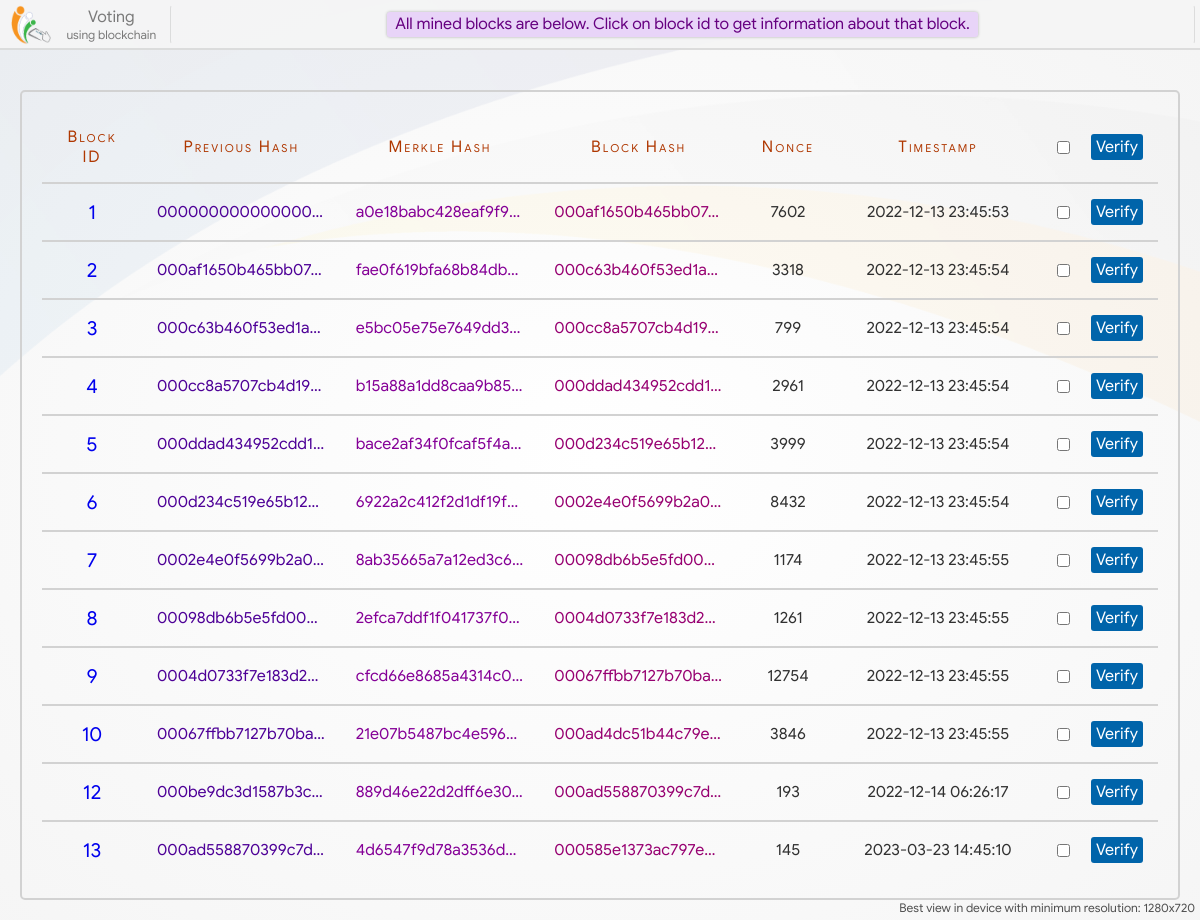
Before: /blockchain/ with the older database file.
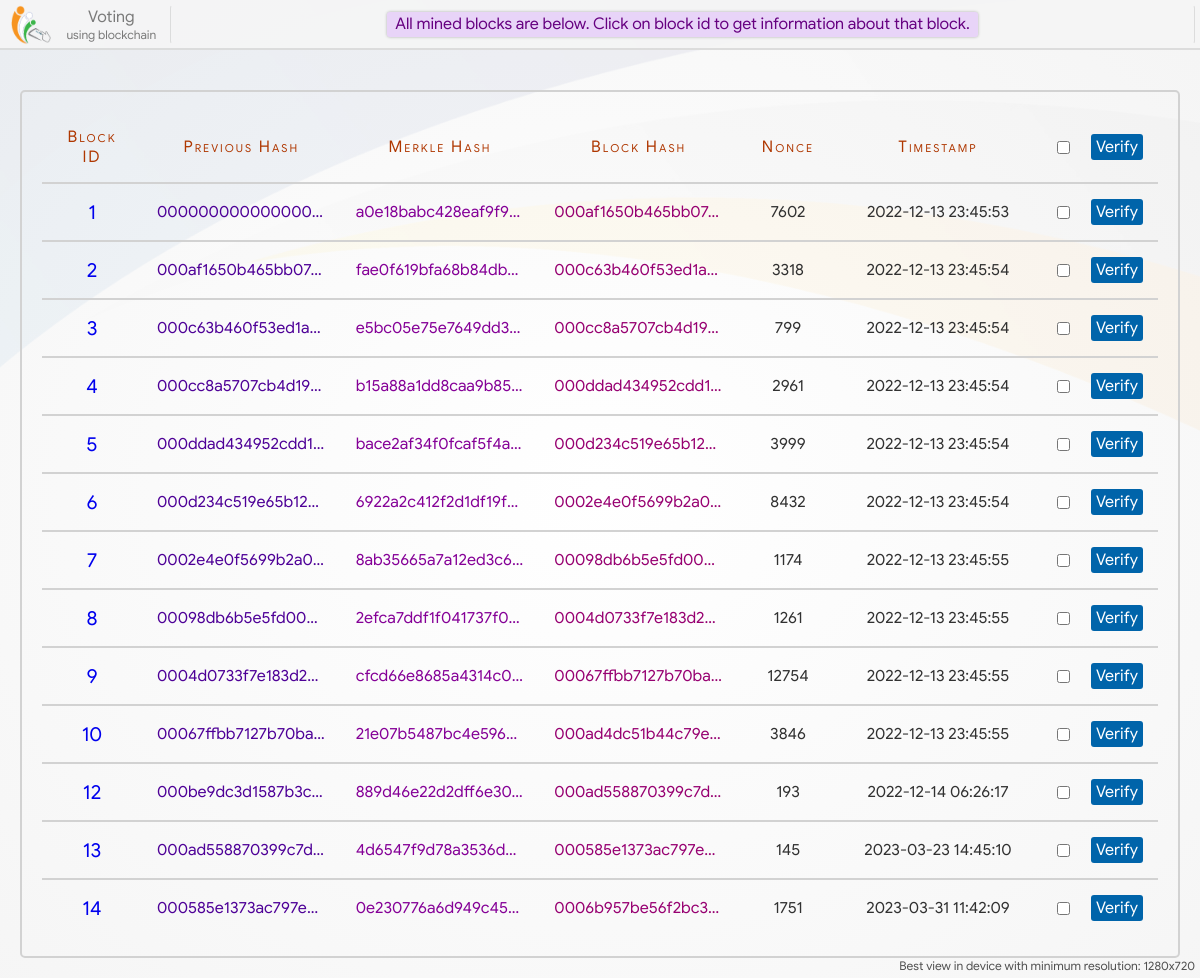
After: the same page with the newer database file.
### home/models.py (models this page shows)
class Block(models.Model):
    prev_hash = models.CharField(max_length=100, blank=True)
    merkle_hash = models.CharField(max_length=100, blank=True)
    this_hash = models.CharField(max_length=100, blank=True)
    nonce = models.IntegerField(null=True)
    timestamp = models.DateTimeField()

### home/views.py (the view)
# urls.py: path('blockchain/', views.blockchain, name='blockchain'),
def blockchain(request):
    blocks = Block.objects.all()
    return render(request, 'blockchain.html', {'blocks':blocks})

### home/templates/blockchain.html (shortened to what this page needs)
{% extends 'base.html' %}
{% load static %}
{% block head %}
    <link rel="stylesheet" type="text/css" href="{% static 'css/blockchain.css' %}">
{% endblock %}
{% block main_content %}
<div class="blocks">
    <table class="mine-block-result">
        <tr class="table-header">
            <td>Block ID</td>
            <td>Previous Hash</td>
            <td>Merkle Hash</td>
            <td>Block Hash</td>
            <td>Nonce</td>
            <td>Timestamp</td>
            <td> <div class="verify-button" title="Click to verify selected Blocks"> <input type="checkbox" onchange="verifySelect(this)"> <span onclick="verifyBlock(this)">Verify</span> </div> </td>
        </tr>
        {% if blocks %}
        {% for block in blocks %}
        <tr id="{{ block.id }}">
            <td> <a class="block-info-link" href="/block-info/?id={{block.id}}"> {{ block.id }} </a> </td>
            <td title="{{ block.prev_hash }}" style="color: rgb(78, 0, 151);">{{ block.prev_hash }}</td>
            <td title="{{ block.merkle_hash }}" style="color: rgb(133, 0, 151);">{{ block.merkle_hash }}</td>
            <td title="{{ block.this_hash }}" style="color: rgb(151, 0, 113);">{{ block.this_hash }}</td>
            <td>{{ block.nonce }}</td>
            <td>{{ block.timestamp|date:"Y-m-d" }} {{ block.timestamp|time:"H:i:s" }}</td>
            <td> <div class="verify-button" title="Click to verify this Block"> <input type="checkbox" onchange="verifySelect(this)"> <span onclick="verifyBlock(this)">Verify</span> </div> </td>
        </tr>
        {% endfor %}
        {% else %}
        <tr>
            <td colspan="7">No Blocks</td>
        </tr>
        {% endif %}
    </table>
</div>
{% endblock %}

### home/templates/base.html (shortened to what this page needs)
{% load static %}
<!DOCTYPE html>
<html lang="en">
<head>
    <link rel="stylesheet" type="text/css" href="{% static 'css/animations.css' %}">
    <link rel="stylesheet" type="text/css" href="{% static 'css/loading.css' %}">
    <link rel="stylesheet" type="text/css" href="{% static 'css/base.css' %}">
    <link rel="stylesheet" type="text/css" href="{% static 'css/home.css' %}">
    <link rel="stylesheet" type="text/css" href="{% static 'css/candidate-profile.css' %}">
    <link rel="stylesheet" type="text/css" href="{% static 'css/voting.css' %}">
    <link rel="stylesheet" type="text/css" href="{% static 'css/final-status.css' %}">
    {% block head %}{% endblock %}
</head>
<body>
    <div class="gradient"></div>
    <div class="main-content">
        {% block main_content %}{% endblock %}
    </div>
    <div class="header">
            <div class="logo" title="Navigation Bar">
                <img style="height: 40px; width: 40px; margin: auto;" src="{% static 'images/logo.png' %}">
                <div class="logo-text">
                    <span class="logo-text" style="font-size: 16px;">Voting</span>
                    <span class="logo-text" style="font-size: 12px;">using blockchain</span>
                </div>
            </div>
            <div class="status-box">
            </div>
    </div>
    <div class="view-msg">Best view in device with minimum resolution: 1280x720</div>
</body>
</html>

### home/static/css/base.css (style rules this page uses)
* { box-sizing: border-box; font-family: calibri; font-size: 20px; }
a { text-decoration: none; }
html, body { display: flex; padding: 0; margin: 0; width: 100%; min-height: 100%; }
body { display: flex; flex-direction: column; background: url('../images/vote-bg.jpg'); background-position: center; background-repeat: no-repeat; background-size: cover; background-attachment: fixed; }
.gradient { position: fixed; top: 0; left: 0; height: 100%; width: 100%; background: radial-gradient(rgba(255,255,255, 0.95), rgba(245,245,245, 0.95)); background-attachment: fixed; z-index: -10; }
.header { position: fixed; top: 0px; left: 0px; height: 50px; padding: 5px; padding-left: 0; display: flex; width: 100%; background: rgb(245, 245, 245, 0.95); border-bottom: 2px solid rgba(0,0,0,0.1); z-index: 7; }
.header > .logo { display: flex; min-width: 170px; width: max-content; padding-right: 3px; cursor: pointer; }
.header > .logo > .logo-text { margin: auto; color: rgba(0,0,0,0.5); margin-left: 5px; display: flex; flex-direction: column; text-align: center; }
.status-box { overflow: hidden; display: flex; flex-direction: column; margin: auto; flex: 1; border: 1px solid rgba(255, 0, 0, 0); border-left: 1px solid rgba(0,0,0,0.1); border-right: 1px solid rgba(0,0,0,0.1); border-radius: 3px; padding: 4px 10px; height: 39px; }
.main-content { display: flex; margin: auto; margin-top: 70px; min-height: calc(100% - 70px); padding: 20px; width: 100%; }
.view-msg { position: fixed; bottom: 5px; right: 5px; font-size: 12px; color: rgb(80, 80, 80); }

### home/static/css/blockchain.css (style rules this page uses)
.blocks { width: 100%; margin: auto; display: flex; padding: 20px; border: 2px solid rgb(210, 210, 210); border-radius: 5px; }
table.mine-block-result { width: 100%; border-collapse: collapse; word-wrap: break-word; table-layout: fixed; }
table.mine-block-result tr { border-bottom: 2px solid rgb(210, 210, 210); }
table.mine-block-result tr:last-child { border-bottom: none; }
table.mine-block-result td { text-align: center; padding: 15px; color: rgb(49, 49, 49); font-size: 16px; }
table.mine-block-result tr td:first-child { width: 100px; }
table.mine-block-result tr td:nth-child(5) { width: 100px; }
table.mine-block-result tr td:nth-child(6) { width: 200px; }
table.mine-block-result tr td:last-child { text-align: right; width: 120px; letter-spacing: 0; font-variant: normal; }
.verify-button { display: flex; justify-content: space-between; align-items: center; }
.verify-button span { padding: 0; margin: 0; font-size: 16px; background: rgba(0, 100, 170); font-weight: bold; padding: 3px 5px; border-radius: 3px; color: white; cursor: pointer; }
table.mine-block-result tr td:nth-child(2), table.mine-block-result tr td:nth-child(3), table.mine-block-result tr td:nth-child(4) { white-space: nowrap; overflow: hidden !important; text-overflow: ellipsis; }
tr.table-header td { color: #af3700; font-size: 16px; letter-spacing: 2px; font-variant: small-caps; }
.block-info-link { padding: 5px 12px; border-radius: 3px; transition: 0.3s; }

Changed rows visible on the page:
added Block: id "14", prev_hash "000585e1373ac797e…", merkle_hash "0e230776a6d949c45…", this_hash "0006b957be56f2bc3…", nonce "1751", timestamp "2023-03-31", timestamp "11:42:09"
